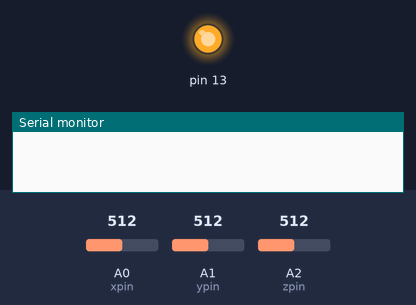
The sketch below on a simulated Arduino Uno, built with avr-gcc and run on an emulated ATmega328P. Shown: output pins drawn as LEDs (lit = HIGH), the last lines printed to the serial monitor. The inputs (shaded band) are chosen by the test bench; at power-on: A0 (xpin) = 512, A1 (ypin) = 512, A2 (zpin) = 512. Storage starts empty.

Above: at 0.1 s.
At 3.1 s:
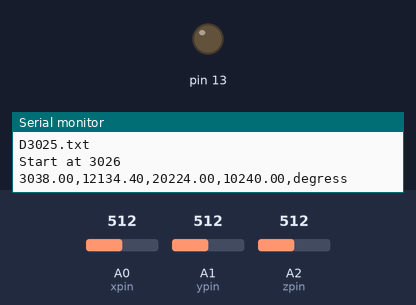
Timing chart, 0 to 4.6 s (numbered marks = the images above):
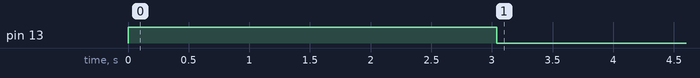

The sketch:

GPStest.ino
```cpp
#include <SD.h>
#include <MemoryFree.h>
#include <GPSparser.h>
#include <SoftwareSerial.h>

#define zpin A2
#define ypin A1
#define xpin A0

void ADXL3handle();
void GPShandle();
void calibrate();
void Write(String t);
void Write(float d);
void createFilename();
void testMem(int i);

SoftwareSerial GPSconnect(6, 5); //rx,tx
GPSparser pars;

int Xcenter, Ycenter, Zcenter;

long time;

int X, Y, Z;

String filename;

void setup() {

  pinMode(13, OUTPUT);
  digitalWrite(13, HIGH);
  Serial.begin(19200);
  GPSconnect.begin(9600);
  if (!SD.begin(4)) {
    Serial.println("no SD Card");
  }
  pars.clearData();

  delay(1000);
  time = millis();

  calibrate();
  createFilename();
  //Serial.println("Setup Done");
  digitalWrite(13, LOW);
}

void calibrate() {
  int i = 0; X = 0; Y = 0; Z = 0;
  for (i = 0; i < 20; ++i) {
    X += analogRead(xpin);
    Y += analogRead(ypin);
    Z += analogRead(zpin);
    //GPShandle();
    delay(100);
  }

  Xcenter = abs(X / i);
  Ycenter = abs(Y / i);
  Zcenter = abs(Z / i);
}

void loop() {
 // testMem(0);
  //GPShandle();

  ADXL3handle();
  long diff = millis() - time;
  if (diff > 1000) {
    time = millis();
    //Write("this test data and should not be considered to be relevent in any way");
    //Write(99875);
    //Write("this to is \r\ntest data ");
  }
  delay(250);

}
int count = 0;

void ADXL3handle() {
  count++;

  long diff = millis() - time;
  X += (analogRead(xpin) - Xcenter);
  Y += (analogRead(ypin) - Ycenter);
  Z += (analogRead(zpin) - Zcenter);

  if (diff > 1000) {
    float xlocal = X / count;
    if (xlocal > 0) {
      xlocal = xlocal * 1.185f;
    } else {
      xlocal = xlocal * 2.0f;
    }

    float ylocal = Y / count;
    if (ylocal > 0) {
      ylocal = ylocal * 1.975f;
    } else {
      ylocal = ylocal * 1.8666f;
    }

    float zlocal = Z / count;// * 0.05f;

    Write(millis());
    Write(",");
  //  Write("\r\n");
   // Write("X axis: ");
    Write(xlocal);
    Write(",");
  //  Write(" deg\t Y axis: ");
    Write(ylocal);
    Write(",");
  //  Write(" deg\t Z axis: ");
    Write(zlocal);
    Write(",");
    Write("degress");
        Write("\r\n");

     Write(millis());
    Write(",");
    Write(X/count);
    Write(",");
    Write(Y/count);
    Write(",");
    Write(Z/count);
        Write(",");
    Write("Direct");
    Write("\r\n");
  //  Write(" mm");
   // Write("\r\n");
    X = 0; Y = 0; Z = 0; count = 0;
  }
}

void GPShandle() {
//  testMem(1);
  int length = GPSconnect.available();
  Serial.println("length =" + String(length));
  if ( length > 0) {
    char data[length] ;

    int i = 0;
    for (i = 0; i < length; ++i) {
      data[i] = GPSconnect.read();
    }

    String information = String(data);

    int last = information.indexOf('*');
    int first = information.indexOf('$');
    if (last < first) {
      last = information.lastIndexOf('*');
    }
    information = information.substring(first, last);

    information.trim();


    information.toCharArray(data, information.length());
    //testMem(2);

    Serial.println(information);

    pars.giveData(data, information.length());
    testMem(3);
    long diff = millis() - time;
    Serial.println("diff =" + diff);
    if (diff > 1000) {
  //    testMem(4);
      String hata = String("ModeOne " + String(pars.ModeOne()) +
                           " ModeTwo " + String(pars.ModeTwo()) + "\r\n");

      Write(hata);
      String namesInfo = String(pars.getNames());

      if (pars.checkVTG()) {
        Write(pars.printVTG());
      }
      if (pars.checkRMC()) {
        Write(pars.printRMC());
      }
      if (pars.checkGSA()) {
        Write(pars.printGSA());
      }
      if (pars.checkGGA()) {
        Write(pars.printGGA());
      }

      if (pars.ModeTwo() != '1' && pars.ModeTwo() != '@') {

        Write("We should have more data\r\n");
      }

    }
  }
}

void Write(float d) {
  Write(String(d));
}

void Write(String t) {
 // testMem(5);
  File myFile = SD.open(filename, FILE_WRITE);

  if (myFile) {
    Serial.print(t);
    //Serial.println("Bytes Writen " + String(
      myFile.print(t);//));
    myFile.flush();


  } else {
    Serial.println("fail to write");
    Serial.print(t);
  }
  myFile.close();
  //testMem(6);
}


void createFilename() {
  filename = String(millis()); ;//String(pars.UTC());
  filename = filename.substring(0, 6);
  filename = "D" + filename + ".txt";
  Serial.println(filename);
  Write("Start at "+String(millis())+"\r\n");
}

void testMem(int end) {
  Serial.println();
  for (int i = 0; i < end; ++i) {
    Serial.print("\t");
  }
  Serial.print(String(end) + " free = ");
  Serial.println(freeMemory());

}
```
